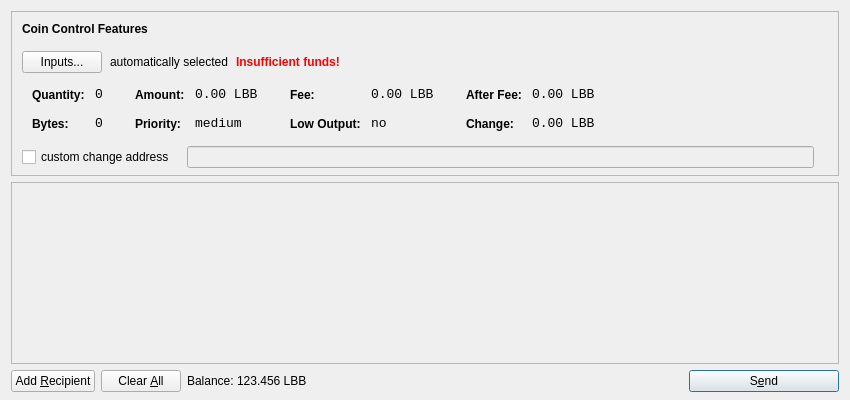
<?xml version="1.0" encoding="UTF-8"?>
<ui version="4.0">
 <class>SendCoinsDialog</class>
 <widget class="QDialog" name="SendCoinsDialog">
  <property name="geometry">
   <rect>
    <x>0</x>
    <y>0</y>
    <width>850</width>
    <height>400</height>
   </rect>
  </property>
  <property name="windowTitle">
   <string>Send Coins</string>
  </property>
  <layout class="QVBoxLayout" name="verticalLayout" stretch="0,1,0">
   <property name="bottomMargin">
    <number>8</number>
   </property>
   <item>
    <widget class="QFrame" name="frameCoinControl">
     <property name="sizePolicy">
      <sizepolicy hsizetype="Expanding" vsizetype="Expanding">
       <horstretch>0</horstretch>
       <verstretch>0</verstretch>
      </sizepolicy>
     </property>
     <property name="maximumSize">
      <size>
       <width>16777215</width>
       <height>16777215</height>
      </size>
     </property>
     <property name="frameShape">
      <enum>QFrame::StyledPanel</enum>
     </property>
     <property name="frameShadow">
      <enum>QFrame::Sunken</enum>
     </property>
     <layout class="QVBoxLayout" name="verticalLayoutCoinControl2">
      <property name="spacing">
       <number>6</number>
      </property>
      <property name="leftMargin">
       <number>0</number>
      </property>
      <property name="topMargin">
       <number>0</number>
      </property>
      <property name="rightMargin">
       <number>0</number>
      </property>
      <property name="bottomMargin">
       <number>6</number>
      </property>
      <item>
       <layout class="QVBoxLayout" name="verticalLayoutCoinControl" stretch="0,0,0,0,1">
        <property name="spacing">
         <number>0</number>
        </property>
        <property name="leftMargin">
         <number>10</number>
        </property>
        <property name="topMargin">
         <number>10</number>
        </property>
        <item>
         <layout class="QHBoxLayout" name="horizontalLayoutCoinControl1">
          <property name="bottomMargin">
           <number>15</number>
          </property>
          <item>
           <widget class="QLabel" name="labelCoinControlFeatures">
            <property name="sizePolicy">
             <sizepolicy hsizetype="Preferred" vsizetype="Maximum">
              <horstretch>0</horstretch>
              <verstretch>0</verstretch>
             </sizepolicy>
            </property>
            <property name="font">
             <font>
              <weight>75</weight>
              <bold>true</bold>
             </font>
            </property>
            <property name="styleSheet">
             <string notr="true">font-weight:bold;</string>
            </property>
            <property name="text">
             <string>Coin Control Features</string>
            </property>
           </widget>
          </item>
         </layout>
        </item>
        <item>
         <layout class="QHBoxLayout" name="horizontalLayoutCoinControl2" stretch="0,0,0,0">
          <property name="spacing">
           <number>8</number>
          </property>
          <property name="bottomMargin">
           <number>10</number>
          </property>
          <item>
           <widget class="QPushButton" name="pushButtonCoinControl">
            <property name="styleSheet">
             <string notr="true"/>
            </property>
            <property name="text">
             <string>Inputs...</string>
            </property>
           </widget>
          </item>
          <item>
           <widget class="QLabel" name="labelCoinControlAutomaticallySelected">
            <property name="text">
             <string>automatically selected</string>
            </property>
            <property name="margin">
             <number>5</number>
            </property>
           </widget>
          </item>
          <item>
           <widget class="QLabel" name="labelCoinControlInsuffFunds">
            <property name="font">
             <font>
              <weight>75</weight>
              <bold>true</bold>
             </font>
            </property>
            <property name="styleSheet">
             <string notr="true">color:red;font-weight:bold;</string>
            </property>
            <property name="text">
             <string>Insufficient funds!</string>
            </property>
            <property name="margin">
             <number>5</number>
            </property>
           </widget>
          </item>
          <item>
           <spacer name="horizontalSpacerCoinControl">
            <property name="orientation">
             <enum>Qt::Horizontal</enum>
            </property>
            <property name="sizeHint" stdset="0">
             <size>
              <width>40</width>
              <height>1</height>
             </size>
            </property>
           </spacer>
          </item>
         </layout>
        </item>
        <item>
         <widget class="QWidget" name="widgetCoinControl" native="true">
          <property name="sizePolicy">
           <sizepolicy hsizetype="Preferred" vsizetype="Preferred">
            <horstretch>0</horstretch>
            <verstretch>0</verstretch>
           </sizepolicy>
          </property>
          <property name="minimumSize">
           <size>
            <width>0</width>
            <height>0</height>
           </size>
          </property>
          <property name="styleSheet">
           <string notr="true"/>
          </property>
          <layout class="QHBoxLayout" name="horizontalLayoutCoinControl5">
           <property name="leftMargin">
            <number>0</number>
           </property>
           <property name="topMargin">
            <number>0</number>
           </property>
           <property name="rightMargin">
            <number>0</number>
           </property>
           <property name="bottomMargin">
            <number>0</number>
           </property>
           <item>
            <layout class="QHBoxLayout" name="horizontalLayoutCoinControl3" stretch="0,0,0,1">
             <property name="spacing">
              <number>20</number>
             </property>
             <property name="topMargin">
              <number>0</number>
             </property>
             <property name="bottomMargin">
              <number>10</number>
             </property>
             <item>
              <layout class="QFormLayout" name="formLayoutCoinControl1">
               <property name="horizontalSpacing">
                <number>10</number>
               </property>
               <property name="verticalSpacing">
                <number>14</number>
               </property>
               <property name="leftMargin">
                <number>10</number>
               </property>
               <property name="topMargin">
                <number>4</number>
               </property>
               <property name="rightMargin">
                <number>6</number>
               </property>
               <item row="0" column="0">
                <widget class="QLabel" name="labelCoinControlQuantityText">
                 <property name="styleSheet">
                  <string notr="true">font-weight:bold;</string>
                 </property>
                 <property name="text">
                  <string>Quantity:</string>
                 </property>
                 <property name="margin">
                  <number>0</number>
                 </property>
                </widget>
               </item>
               <item row="0" column="1">
                <widget class="QLabel" name="labelCoinControlQuantity">
                 <property name="font">
                  <font>
                   <family>Monospace</family>
                   <pointsize>10</pointsize>
                  </font>
                 </property>
                 <property name="cursor">
                  <cursorShape>IBeamCursor</cursorShape>
                 </property>
                 <property name="contextMenuPolicy">
                  <enum>Qt::ActionsContextMenu</enum>
                 </property>
                 <property name="text">
                  <string notr="true">0</string>
                 </property>
                 <property name="margin">
                  <number>0</number>
                 </property>
                 <property name="textInteractionFlags">
                  <set>Qt::LinksAccessibleByMouse|Qt::TextSelectableByKeyboard|Qt::TextSelectableByMouse</set>
                 </property>
                </widget>
               </item>
               <item row="1" column="0">
                <widget class="QLabel" name="labelCoinControlBytesText">
                 <property name="styleSheet">
                  <string notr="true">font-weight:bold;</string>
                 </property>
                 <property name="text">
                  <string>Bytes:</string>
                 </property>
                </widget>
               </item>
               <item row="1" column="1">
                <widget class="QLabel" name="labelCoinControlBytes">
                 <property name="font">
                  <font>
                   <family>Monospace</family>
                   <pointsize>10</pointsize>
                  </font>
                 </property>
                 <property name="cursor">
                  <cursorShape>IBeamCursor</cursorShape>
                 </property>
                 <property name="contextMenuPolicy">
                  <enum>Qt::ActionsContextMenu</enum>
                 </property>
                 <property name="text">
                  <string notr="true">0</string>
                 </property>
                 <property name="textInteractionFlags">
                  <set>Qt::LinksAccessibleByMouse|Qt::TextSelectableByKeyboard|Qt::TextSelectableByMouse</set>
                 </property>
                </widget>
               </item>
              </layout>
             </item>
             <item>
              <layout class="QFormLayout" name="formLayoutCoinControl2">
               <property name="horizontalSpacing">
                <number>10</number>
               </property>
               <property name="verticalSpacing">
                <number>14</number>
               </property>
               <property name="leftMargin">
                <number>6</number>
               </property>
               <property name="topMargin">
                <number>4</number>
               </property>
               <property name="rightMargin">
                <number>6</number>
               </property>
               <item row="0" column="0">
                <widget class="QLabel" name="labelCoinControlAmountText">
                 <property name="styleSheet">
                  <string notr="true">font-weight:bold;</string>
                 </property>
                 <property name="text">
                  <string>Amount:</string>
                 </property>
                 <property name="margin">
                  <number>0</number>
                 </property>
                </widget>
               </item>
               <item row="0" column="1">
                <widget class="QLabel" name="labelCoinControlAmount">
                 <property name="font">
                  <font>
                   <family>Monospace</family>
                   <pointsize>10</pointsize>
                  </font>
                 </property>
                 <property name="cursor">
                  <cursorShape>IBeamCursor</cursorShape>
                 </property>
                 <property name="contextMenuPolicy">
                  <enum>Qt::ActionsContextMenu</enum>
                 </property>
                 <property name="text">
                  <string notr="true">0.00 LBB</string>
                 </property>
                 <property name="textInteractionFlags">
                  <set>Qt::LinksAccessibleByMouse|Qt::TextSelectableByKeyboard|Qt::TextSelectableByMouse</set>
                 </property>
                </widget>
               </item>
               <item row="1" column="0">
                <widget class="QLabel" name="labelCoinControlPriorityText">
                 <property name="styleSheet">
                  <string notr="true">font-weight:bold;</string>
                 </property>
                 <property name="text">
                  <string>Priority:</string>
                 </property>
                </widget>
               </item>
               <item row="1" column="1">
                <widget class="QLabel" name="labelCoinControlPriority">
                 <property name="font">
                  <font>
                   <family>Monospace</family>
                   <pointsize>10</pointsize>
                  </font>
                 </property>
                 <property name="cursor">
                  <cursorShape>IBeamCursor</cursorShape>
                 </property>
                 <property name="contextMenuPolicy">
                  <enum>Qt::ActionsContextMenu</enum>
                 </property>
                 <property name="text">
                  <string>medium</string>
                 </property>
                 <property name="textInteractionFlags">
                  <set>Qt::LinksAccessibleByMouse|Qt::TextSelectableByKeyboard|Qt::TextSelectableByMouse</set>
                 </property>
                </widget>
               </item>
              </layout>
             </item>
             <item>
              <layout class="QFormLayout" name="formLayoutCoinControl3">
               <property name="horizontalSpacing">
                <number>10</number>
               </property>
               <property name="verticalSpacing">
                <number>14</number>
               </property>
               <property name="leftMargin">
                <number>6</number>
               </property>
               <property name="topMargin">
                <number>4</number>
               </property>
               <property name="rightMargin">
                <number>6</number>
               </property>
               <item row="0" column="0">
                <widget class="QLabel" name="labelCoinControlFeeText">
                 <property name="styleSheet">
                  <string notr="true">font-weight:bold;</string>
                 </property>
                 <property name="text">
                  <string>Fee:</string>
                 </property>
                 <property name="margin">
                  <number>0</number>
                 </property>
                </widget>
               </item>
               <item row="0" column="1">
                <widget class="QLabel" name="labelCoinControlFee">
                 <property name="font">
                  <font>
                   <family>Monospace</family>
                   <pointsize>10</pointsize>
                  </font>
                 </property>
                 <property name="cursor">
                  <cursorShape>IBeamCursor</cursorShape>
                 </property>
                 <property name="contextMenuPolicy">
                  <enum>Qt::ActionsContextMenu</enum>
                 </property>
                 <property name="text">
                  <string notr="true">0.00 LBB</string>
                 </property>
                 <property name="textInteractionFlags">
                  <set>Qt::LinksAccessibleByMouse|Qt::TextSelectableByKeyboard|Qt::TextSelectableByMouse</set>
                 </property>
                </widget>
               </item>
               <item row="1" column="0">
                <widget class="QLabel" name="labelCoinControlLowOutputText">
                 <property name="styleSheet">
                  <string notr="true">font-weight:bold;</string>
                 </property>
                 <property name="text">
                  <string>Low Output:</string>
                 </property>
                </widget>
               </item>
               <item row="1" column="1">
                <widget class="QLabel" name="labelCoinControlLowOutput">
                 <property name="font">
                  <font>
                   <family>Monospace</family>
                   <pointsize>10</pointsize>
                  </font>
                 </property>
                 <property name="cursor">
                  <cursorShape>IBeamCursor</cursorShape>
                 </property>
                 <property name="contextMenuPolicy">
                  <enum>Qt::ActionsContextMenu</enum>
                 </property>
                 <property name="text">
                  <string>no</string>
                 </property>
                 <property name="textInteractionFlags">
                  <set>Qt::LinksAccessibleByMouse|Qt::TextSelectableByKeyboard|Qt::TextSelectableByMouse</set>
                 </property>
                </widget>
               </item>
              </layout>
             </item>
             <item>
              <layout class="QFormLayout" name="formLayoutCoinControl4">
               <property name="horizontalSpacing">
                <number>10</number>
               </property>
               <property name="verticalSpacing">
                <number>14</number>
               </property>
               <property name="leftMargin">
                <number>6</number>
               </property>
               <property name="topMargin">
                <number>4</number>
               </property>
               <property name="rightMargin">
                <number>6</number>
               </property>
               <item row="0" column="0">
                <widget class="QLabel" name="labelCoinControlAfterFeeText">
                 <property name="styleSheet">
                  <string notr="true">font-weight:bold;</string>
                 </property>
                 <property name="text">
                  <string>After Fee:</string>
                 </property>
                 <property name="margin">
                  <number>0</number>
                 </property>
                </widget>
               </item>
               <item row="0" column="1">
                <widget class="QLabel" name="labelCoinControlAfterFee">
                 <property name="font">
                  <font>
                   <family>Monospace</family>
                   <pointsize>10</pointsize>
                  </font>
                 </property>
                 <property name="cursor">
                  <cursorShape>IBeamCursor</cursorShape>
                 </property>
                 <property name="contextMenuPolicy">
                  <enum>Qt::ActionsContextMenu</enum>
                 </property>
                 <property name="text">
                  <string notr="true">0.00 LBB</string>
                 </property>
                 <property name="textInteractionFlags">
                  <set>Qt::LinksAccessibleByMouse|Qt::TextSelectableByKeyboard|Qt::TextSelectableByMouse</set>
                 </property>
                </widget>
               </item>
               <item row="1" column="0">
                <widget class="QLabel" name="labelCoinControlChangeText">
                 <property name="styleSheet">
                  <string notr="true">font-weight:bold;</string>
                 </property>
                 <property name="text">
                  <string>Change:</string>
                 </property>
                </widget>
               </item>
               <item row="1" column="1">
                <widget class="QLabel" name="labelCoinControlChange">
                 <property name="font">
                  <font>
                   <family>Monospace</family>
                   <pointsize>10</pointsize>
                  </font>
                 </property>
                 <property name="cursor">
                  <cursorShape>IBeamCursor</cursorShape>
                 </property>
                 <property name="contextMenuPolicy">
                  <enum>Qt::ActionsContextMenu</enum>
                 </property>
                 <property name="text">
                  <string notr="true">0.00 LBB</string>
                 </property>
                 <property name="textInteractionFlags">
                  <set>Qt::LinksAccessibleByMouse|Qt::TextSelectableByKeyboard|Qt::TextSelectableByMouse</set>
                 </property>
                </widget>
               </item>
              </layout>
             </item>
            </layout>
           </item>
          </layout>
         </widget>
        </item>
        <item>
         <layout class="QHBoxLayout" name="horizontalLayoutCoinControl4" stretch="0,0,0">
          <property name="spacing">
           <number>12</number>
          </property>
          <property name="sizeConstraint">
           <enum>QLayout::SetDefaultConstraint</enum>
          </property>
          <property name="topMargin">
           <number>5</number>
          </property>
          <property name="rightMargin">
           <number>5</number>
          </property>
          <item>
           <widget class="QCheckBox" name="checkBoxCoinControlChange">
            <property name="text">
             <string>custom change address</string>
            </property>
           </widget>
          </item>
          <item>
           <widget class="QLineEdit" name="lineEditCoinControlChange">
            <property name="enabled">
             <bool>false</bool>
            </property>
            <property name="sizePolicy">
             <sizepolicy hsizetype="Expanding" vsizetype="Fixed">
              <horstretch>0</horstretch>
              <verstretch>0</verstretch>
             </sizepolicy>
            </property>
           </widget>
          </item>
          <item>
           <widget class="QLabel" name="labelCoinControlChangeLabel">
            <property name="sizePolicy">
             <sizepolicy hsizetype="Preferred" vsizetype="Expanding">
              <horstretch>0</horstretch>
              <verstretch>0</verstretch>
             </sizepolicy>
            </property>
            <property name="minimumSize">
             <size>
              <width>0</width>
              <height>0</height>
             </size>
            </property>
            <property name="text">
             <string/>
            </property>
            <property name="margin">
             <number>3</number>
            </property>
           </widget>
          </item>
         </layout>
        </item>
        <item>
         <spacer name="verticalSpacerCoinControl">
          <property name="orientation">
           <enum>Qt::Vertical</enum>
          </property>
          <property name="sizeHint" stdset="0">
           <size>
            <width>800</width>
            <height>1</height>
           </size>
          </property>
         </spacer>
        </item>
       </layout>
      </item>
     </layout>
    </widget>
   </item>
   <item>
    <widget class="QScrollArea" name="scrollArea">
     <property name="widgetResizable">
      <bool>true</bool>
     </property>
     <widget class="QWidget" name="scrollAreaWidgetContents">
      <property name="geometry">
       <rect>
        <x>0</x>
        <y>0</y>
        <width>830</width>
        <height>173</height>
       </rect>
      </property>
      <layout class="QVBoxLayout" name="verticalLayout_2">
       <property name="leftMargin">
        <number>0</number>
       </property>
       <property name="topMargin">
        <number>0</number>
       </property>
       <property name="rightMargin">
        <number>0</number>
       </property>
       <property name="bottomMargin">
        <number>0</number>
       </property>
       <item>
        <layout class="QVBoxLayout" name="entries">
         <property name="spacing">
          <number>6</number>
         </property>
        </layout>
       </item>
       <item>
        <spacer name="verticalSpacer">
         <property name="orientation">
          <enum>Qt::Vertical</enum>
         </property>
         <property name="sizeHint" stdset="0">
          <size>
           <width>20</width>
           <height>40</height>
          </size>
         </property>
        </spacer>
       </item>
      </layout>
     </widget>
    </widget>
   </item>
   <item>
    <layout class="QHBoxLayout" name="horizontalLayout">
     <item>
      <widget class="QPushButton" name="addButton">
       <property name="toolTip">
        <string>Send to multiple recipients at once</string>
       </property>
       <property name="text">
        <string>Add &amp;Recipient</string>
       </property>
       <property name="icon">
        <iconset resource="../bitcoin.qrc">
         <normaloff>:/icons/add</normaloff>:/icons/add</iconset>
       </property>
       <property name="autoDefault">
        <bool>false</bool>
       </property>
      </widget>
     </item>
     <item>
      <widget class="QPushButton" name="clearButton">
       <property name="sizePolicy">
        <sizepolicy hsizetype="Minimum" vsizetype="Fixed">
         <horstretch>0</horstretch>
         <verstretch>0</verstretch>
        </sizepolicy>
       </property>
       <property name="toolTip">
        <string>Remove all transaction fields</string>
       </property>
       <property name="text">
        <string>Clear &amp;All</string>
       </property>
       <property name="icon">
        <iconset resource="../bitcoin.qrc">
         <normaloff>:/icons/remove</normaloff>:/icons/remove</iconset>
       </property>
       <property name="autoRepeatDelay">
        <number>300</number>
       </property>
       <property name="autoDefault">
        <bool>false</bool>
       </property>
      </widget>
     </item>
     <item>
      <layout class="QHBoxLayout" name="horizontalLayout_2">
       <property name="spacing">
        <number>3</number>
       </property>
       <item>
        <widget class="QLabel" name="label">
         <property name="text">
          <string>Balance:</string>
         </property>
        </widget>
       </item>
       <item>
        <widget class="QLabel" name="labelBalance">
         <property name="cursor">
          <cursorShape>IBeamCursor</cursorShape>
         </property>
         <property name="text">
          <string>123.456 LBB</string>
         </property>
         <property name="textInteractionFlags">
          <set>Qt::LinksAccessibleByMouse|Qt::TextSelectableByKeyboard|Qt::TextSelectableByMouse</set>
         </property>
        </widget>
       </item>
      </layout>
     </item>
     <item>
      <spacer name="horizontalSpacer">
       <property name="orientation">
        <enum>Qt::Horizontal</enum>
       </property>
       <property name="sizeHint" stdset="0">
        <size>
         <width>40</width>
         <height>20</height>
        </size>
       </property>
      </spacer>
     </item>
     <item>
      <widget class="QPushButton" name="sendButton">
       <property name="minimumSize">
        <size>
         <width>150</width>
         <height>0</height>
        </size>
       </property>
       <property name="toolTip">
        <string>Confirm the send action</string>
       </property>
       <property name="text">
        <string>S&amp;end</string>
       </property>
       <property name="icon">
        <iconset resource="../bitcoin.qrc">
         <normaloff>:/icons/send</normaloff>:/icons/send</iconset>
       </property>
       <property name="default">
        <bool>true</bool>
       </property>
      </widget>
     </item>
    </layout>
   </item>
  </layout>
 </widget>
 <resources>
  <include location="../bitcoin.qrc"/>
 </resources>
 <connections/>
</ui>
